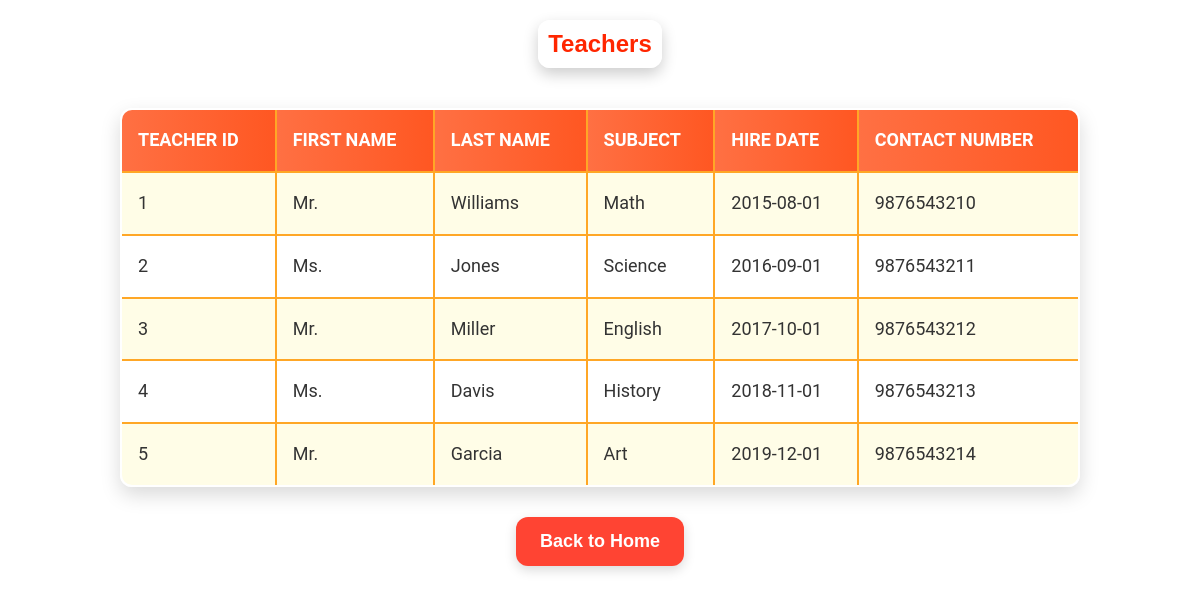
The page /teachers.php on the database as committed earlier.
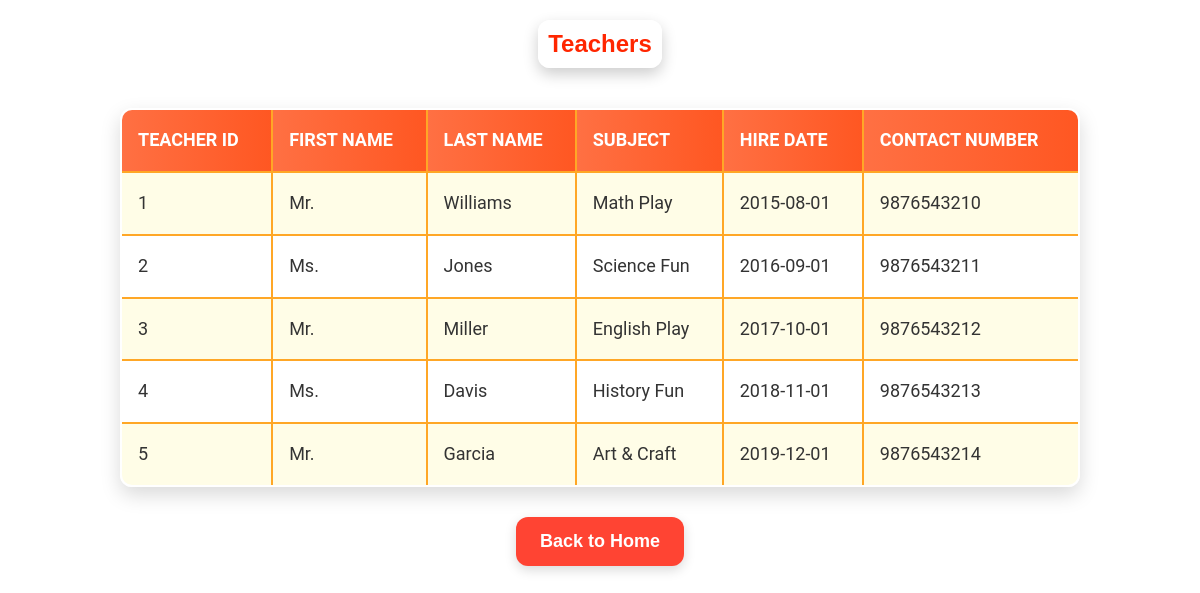
The same page on the database as committed later.
### tables this page shows
CREATE TABLE teachers (
    teacher_id INT AUTO_INCREMENT PRIMARY KEY,
    first_name VARCHAR(100) NOT NULL,
    last_name VARCHAR(100) NOT NULL,
    subject VARCHAR(100) NOT NULL,
    hire_date DATE NOT NULL,
    contact_number VARCHAR(15) NOT NULL
);

### teachers.php (the view, shortened to what this page needs)
<?php
include('config.php');
$sql =
"SELECT * FROM teachers";
$result = $conn->query($sql);
?>
<!DOCTYPE html>
<html lang="en">
<head>
    <link rel="stylesheet" href="assets/css/styles.css">
</head>
<body>
    <h2>Teachers</h2>
    <table border="1" cellpadding="10" cellspacing="0" style="width: 80%; margin: 20px auto; border-collapse: collapse;">
        <tr>
            <th>Teacher ID</th>
            <th>First Name</th>
            <th>Last Name</th>
            <th>Subject</th>
            <th>Hire Date</th>
            <th>Contact Number</th>
        </tr>
        <?php
        if ($result->num_rows > 0) {
            while ($row = $result->fetch_assoc()) {
                echo "<tr>
                    <td>" . $row["teacher_id"] . "</td>
                    <td>" . $row["first_name"] . "</td>
                    <td>" . $row["last_name"] . "</td>
                    <td>" . $row["subject"] . "</td>
                    <td>" . $row["hire_date"] . "</td>
                    <td>" . $row["contact_number"] . "</td>
                </tr>";
            }
        } else {
            echo "<tr><td colspan='6'>No teachers found</td></tr>";
        }
        ?>
    </table>
    <div class="button-container">
        <a href="index.php"><button>Back to Home</button></a>
    </div>
</body>
</html>

### assets/css/styles.css (style rules this page uses)
body { font-family: 'Roboto', sans-serif; background-image: url('https://www.shutterstock.com/image-vector/vector-children-play-together-kinder-600nw-1881451687.jpg'); background-size: cover; background-repeat: no-repeat; margin: 0; padding: 0; color: #333; text-align: center; line-height: 1.6; overflow-x: hidden; }
h2 { font-size: 1.5rem; color: #ff2600; font-family: 'Verdana', Geneva, Tahoma, sans-serif; background: rgba(255, 255, 255, 0.95); padding: 5px 10px; border-radius: 12px; display: inline-block; box-shadow: 0 6px 15px rgba(0, 0, 0, 0.2); }
.button-container { display: flex; flex-wrap: wrap; justify-content: center; gap: 20px; margin-top: 30px; }
button { background: #FF4433; color: white; padding: 14px 24px; cursor: pointer; font-size: 18px; border-radius: 12px; border: none; font-weight: bold; box-shadow: 0 4px 12px rgba(0, 0, 0, 0.15); transition: transform 0.3s, box-shadow 0.3s, background 0.3s; }
table { width: 90%; margin: 40px auto; border-collapse: collapse; background: rgba(255, 255, 255, 0.95); box-shadow: 0 8px 20px rgba(0, 0, 0, 0.15); border-radius: 12px; overflow: hidden; }
table, th, td { border: 2px solid #ffa726; }
th, td { padding: 16px; text-align: left; font-size: 18px; color: #333; }
table th { background: linear-gradient(90deg, #ff7043, #ff5722); color: white; font-weight: bold; text-transform: uppercase; }
table tr:nth-child(even) { background-color: #fffde7; }

Rows that differ between the two databases and show on the page:
changed teachers "Williams": subject "Math" → "Math Play"
changed teachers "Jones": subject "Science" → "Science Fun"
changed teachers "Miller": subject "English" → "English Play"
changed teachers "Davis": subject "History" → "History Fun"
changed teachers "Garcia": subject "Art" → "Art & Craft"
